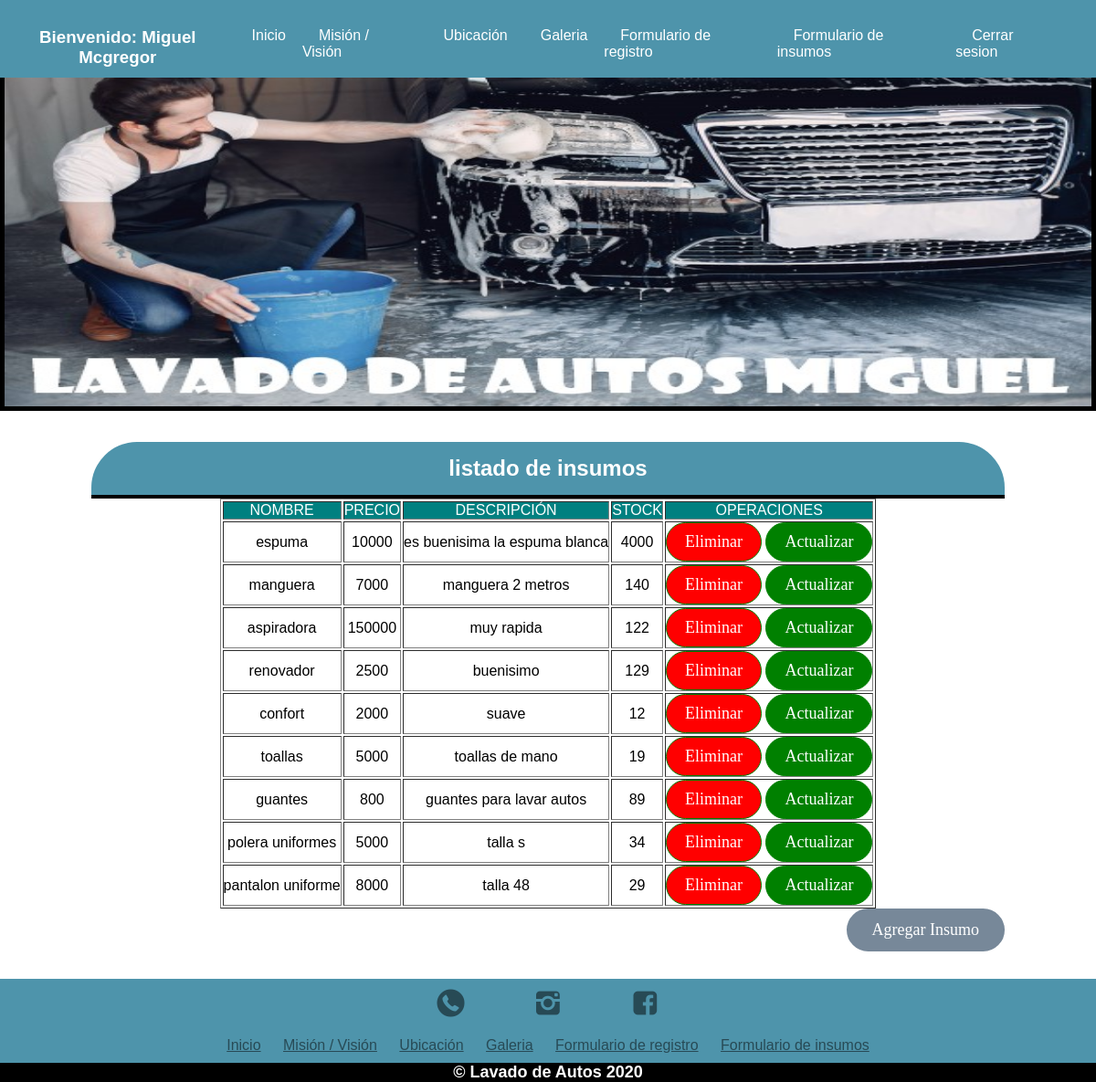
Before: /lista_insumos/ (signed in) with the older database file.
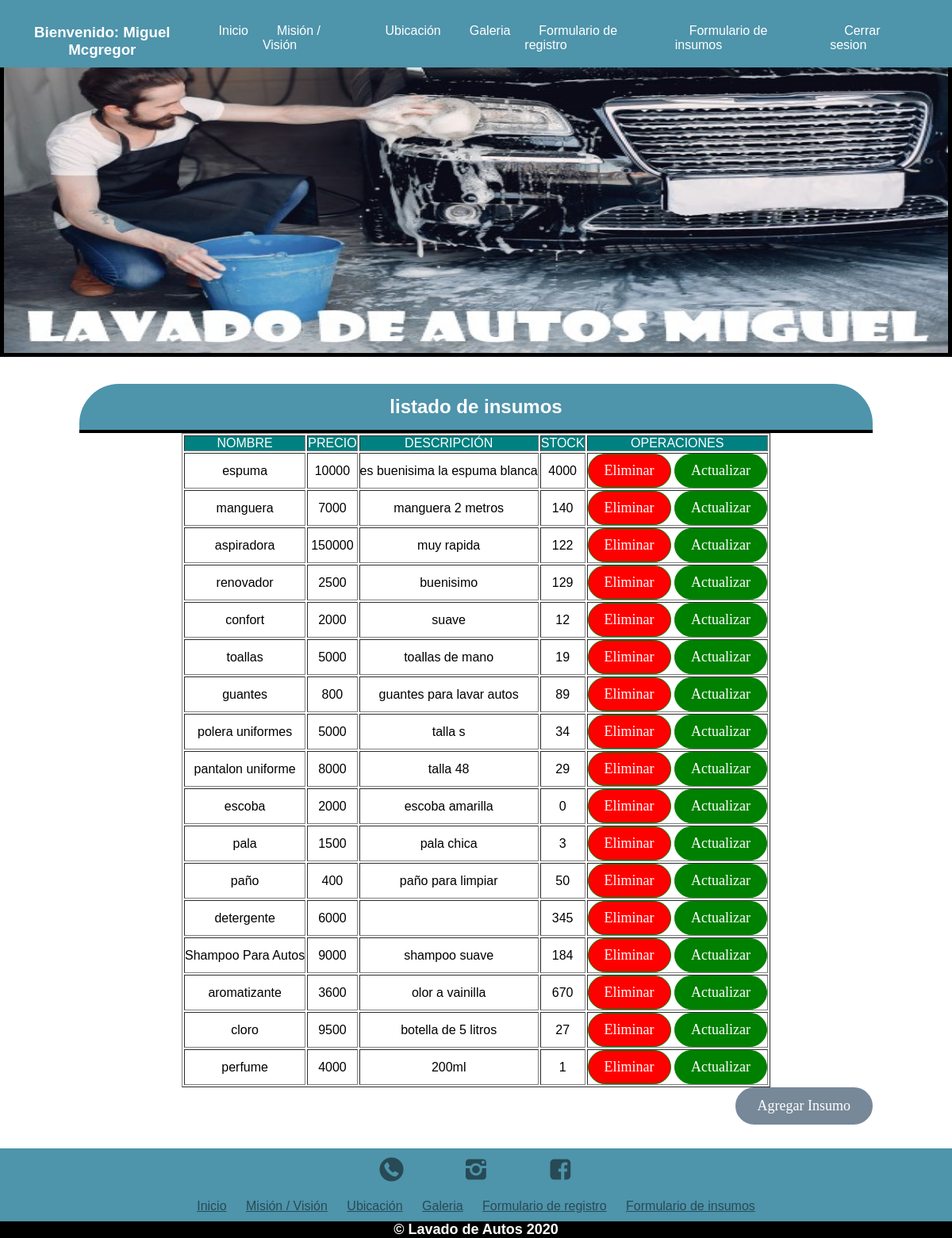
After: the same page with the newer database file.
### miProyectodwy/models.py (models this page shows, shortened)
class Slider1(models.Model):
    ident = models.CharField(max_length=15,primary_key=True)
    imagen = models.ImageField(upload_to='autos',null=True)

class Insumos(models.Model):
    nombre = models.CharField(max_length=120,primary_key=True)
    precio = models.IntegerField()
    descripcion = models.TextField()
    stock = models.IntegerField()

### miProyectodwy/views.py (the view)
# urls.py: path('lista_insumos/',lista_insumos,name='LISTAI'),
@login_required(login_url='/login/')
@permission_required('miProyectodwy.view_insumos', login_url='/login/')
def lista_insumos(request):
    lista = Insumos.objects.all()
    sliders = Slider1.objects.all()
    return render(request,'web/admin_insumos.html',{'lista_insumos':lista,'imagenes':sliders})

### miProyectodwy/templates/web/admin_insumos.html (shortened to what this page needs)
{% extends "web/plantilla.html" %}
{% load static%}
{% block contenido %}
        <div class="contenedor">
            <div id="contenido">
                <div id="section2">
                <h2 class="formulariotitulo"> listado de insumos </h2>
                    <table style="margin: auto;" border="1"   >
                          <tr style="background-color: teal; color: white; text-align: center;">
                              <td>NOMBRE</td>
                              <td>PRECIO</td>
                              <td>DESCRIPCIÓN</td>
                              <td>STOCK</td>
                              <td>OPERACIONES</td>
                           </tr>
                        {% for item in lista_insumos %}
                        <tr style="text-align: center;" >
                            <td>{{item.nombre}}</td>
                            <td>{{item.precio}}</td>
                            <td>{{item.descripcion}}</td>
                            <td>{{item.stock}}</td>
                            <td>
                                <input type="button" value="Eliminar" onclick="eliminar('{{item.nombre}}')" class="botonregistrar" style="background-color: red;" >
                                <input type="button" value="Actualizar" onclick="actualizar('{{item.nombre}}')" class="botonregistrar"  >
                                </td>
                        </tr>
                        {% endfor %}
                    </table>
                    <input type="button" onclick="ir()" value="Agregar Insumo" class="botonlimpiar" style="float: right; " >
                </div>
            </div>
        </div>
{% endblock  %}

### miProyectodwy/templates/web/plantilla.html (shortened to what this page needs)
<!DOCTYPE html>
<html lang="es">
{% load static %}
<head>
    <link rel="stylesheet" href="{%static 'iconos/css/fontello.css' %}">
    <link rel="stylesheet" href="{%static 'css/menu.css' %}">
    <link rel="stylesheet" href="{%static 'css/estilos-index.css' %}">
    <link rel="stylesheet" href="{% static 'css/footer.css' %}">
    <link rel="stylesheet" href="{%static 'css/misionvision.css'%}">
    <link rel="stylesheet" href="{%static 'css/ubicacion.css' %}">
    <link rel="stylesheet" href="{%static 'css/galeria.css'  %}">
    <link rel="stylesheet" href=" {%static 'dist/css/lightbox.min.css' %}">
    <link rel="stylesheet" href="{%static 'css/formulario_registro.css' %}">
    <link rel="stylesheet" href=" {%static 'css/formulario_insumos.css' %}">
    <link rel="stylesheet" href="{%static 'js/script.js' %}">
</head>
<body>
    <header>
        <nav class="menu">
            <ul>
                {% if user.is_authenticated %}
                <li><h3 style="text-align: center; ; color: white; font-family: 'Franklin Gothic Medium', 'Arial Narrow', Arial, sans-serif; ">Bienvenido: {{user.first_name}} {{user.last_name}}</h3></li>
                {% endif %}
                <li><a href="{% url 'INDEX' %}">Inicio</a></li>
                <li><a href="{% url 'MISIONVISION' %}">Misión / Visión</a></li>
                <li><a href="{% url 'UBICACION' %}">Ubicación</a></li>
                <li><a href="{% url 'GALERIA' %}">Galeria</a></li>
                <li><a href="{% url 'FORMULARIOREGISTRO' %}">Formulario de registro</a></li>
                <li><a href="{% url 'FORMULARIOINSUMOS' %}">Formulario de insumos</a></li>
                {% if user.is_authenticated %}
                <li><a href="{% url 'LOGOUT' %}">Cerrar sesion</a></li>
                {% else %}
                <li><a href="{% url 'LOGIN' %}">Login</a></li>
                {% endif %}
            </ul>
        </nav>
    </header>
    <main>
        <div class="slider">
            <ul>
                {% for item in imagenes %}
                <li id="{{item.ident}}"> <img src="{{item.imagen.url}}" alt=""></li>
                {% endfor %}
            </ul>
        </div>
        {% block contenido  %}
        {% endblock contenido  %}
    </main>
    <footer>
        <div class="contenedor-footer">
            <div class="sociales">
                <a href="https://web.whatsapp.com"><label class="icon-whatsapp"></label></a>
                <a href="https://www.instagram.com"><label class="icon-instagram"></label></a>
                <a href="https://www.facebook.com/"><label class="icon-facebook"></label></a>
            </div>
            <div class="paginas">
                <a href="{% url 'INDEX' %}">Inicio</a>
                <a href="{% url 'MISIONVISION' %}">Misión / Visión</a>
                <a href="{% url 'UBICACION' %}">Ubicación</a>
                <a href="{% url 'GALERIA' %}">Galeria</a>
                <a href="{% url 'FORMULARIOREGISTRO' %}">Formulario de registro</a>
                <a href="{% url 'FORMULARIOINSUMOS' %}">Formulario de insumos</a>
            </div>
        </div>
        <h2 class="titulo-final">&copy; Lavado de Autos 2020</h2>
    </footer>
</body>
</html>

### miProyectodwy/static/css/menu.css (style rules this page uses)
* { margin: 0; padding: 0; box-sizing: border-box; font-family: Arial, Helvetica, sans-serif; }
header { width: 100%; height: 85px; background: #4e94ab; position: fixed; z-index: 100; }
.menu { width: auto; float: right; margin-top: 30px; margin-right: 2%; }
.menu ul { display: flex; }
.menu li { list-style: none; }
.menu li a { padding: 18px; text-decoration: none; color: white; }

### miProyectodwy/static/css/estilos-index.css (style rules this page uses)
.slider { width: 100%; margin: auto; overflow: hidden; }
.slider ul { display: flex; padding: 0%; width: 400%; animation: cambio 20s infinite alternate; }
.slider li { width: 100%; list-style: none; }
.slider img { width: 100%; height: 450px; border: 5px solid black; }
.contenedor { padding: 30px 0; width: 90%; max-width: 1000px; margin: auto; overflow: hidden; }

### miProyectodwy/static/css/footer.css (style rules this page uses)
footer { background: #4E94AB; width: 100%; overflow: hidden; }
.contenedor-footer .sociales { width: 100%; height: auto; text-align: center; padding: 10px 0; }
.icon-whatsapp, .icon-instagram, .icon-facebook { padding: 30px; color: rgba(0, 0, 0, 0.5); font-size: 30px; }
.contenedor-footer .paginas { width: 100%; margin: auto; background: #4E94AB; float: left; text-align: center; padding: 10px 0; }
.paginas a { color: rgba(0, 0, 0, 0.5); padding: 10px; }
.titulo-final { background: black; color: white; font-size: 18px; margin: auto; text-align: center; }

### miProyectodwy/static/css/misionvision.css (style rules this page uses)
.slider { width: 100%; margin: auto; overflow: hidden; }
.slider ul { display: flex; padding: 0%; width: 400%; animation: cambio 20s infinite alternate; }
.slider li { width: 100%; list-style: none; }
.slider img { width: 100%; height: 450px; border: 5px solid black; }

### miProyectodwy/static/css/galeria.css (style rules this page uses)
body { font-family: cursive; }

### miProyectodwy/static/css/formulario_registro.css (style rules this page uses)
.formulariotitulo { background-color: #4e94ab; font-family: Verdana, Geneva, Tahoma, sans-serif; color: white; padding: 15px; text-align: center; border-bottom: solid 4px black; border-top-left-radius: 50px; border-top-right-radius: 50px; }
input { font-family: 'Times New Roman', Times, serif; text-align: center; padding: 10px; font-size: 18px; border-radius: 96px; border: solid 3px #4e94ab; margin-bottom: 12px; }
.botonregistrar { background-color: green; color: white; margin: auto; padding: 10px 20px; cursor: pointer; border: solid 1px green; }
.botonlimpiar { background-color: lightslategray; color: white; margin: auto; padding: 10px 25px; cursor: pointer; border: solid 1px lightslategray; }

### miProyectodwy/static/css/formulario_insumos.css (style rules this page uses)
.formulariotitulo { background-color: #4e94ab; font-family: Verdana, Geneva, Tahoma, sans-serif; color: white; padding: 15px; text-align: center; border-bottom: solid 4px black; border-top-left-radius: 50px; border-top-right-radius: 50px; }
input { font-family: 'Times New Roman', Times, serif; text-align: center; padding: 10px; font-size: 18px; border-radius: 96px; border: solid 3px #4e94ab; margin-bottom: 12px; }
.botonregistrar { background-color: green; color: white; margin: auto; padding: 10px 20px; cursor: pointer; border: solid 1px green; }
.botonlimpiar { background-color: lightslategray; color: white; margin: auto; padding: 10px 25px; cursor: pointer; border: solid 3px lightslategray; }

Changed rows visible on the page:
added Insumos: nombre "escoba", precio "2000", descripcion "escoba amarilla", stock "0"
added Insumos: nombre "pala", precio "1500", descripcion "pala chica", stock "3"
added Insumos: nombre "paño", precio "400", descripcion "paño para limpiar", stock "50"
added Insumos: nombre "detergente", precio "6000", stock "345"
added Insumos: nombre "Shampoo Para Autos", precio "9000", descripcion "shampoo suave", stock "184"
added Insumos: nombre "aromatizante", precio "3600", descripcion "olor a vainilla", stock "670"
added Insumos: nombre "cloro", precio "9500", descripcion "botella de 5 litros", stock "27"
added Insumos: nombre "perfume", precio "4000", descripcion "200ml", stock "1"
